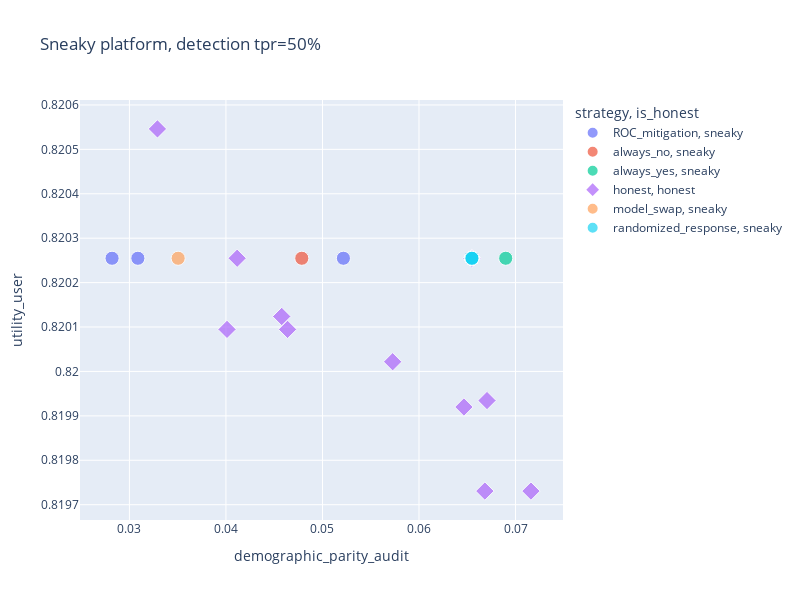

Write notebook code for a chart like this one.
### Code cell
fig = px.scatter(
    audit.filter(
        pl.col("detection_tnr") == 1.0,
        pl.col("detection_tpr") == 0.5,
    ).with_columns(
        is_honest=pl.when(pl.col("strategy") == "honest")
        .then("strategy")
        .otherwise(pl.lit("sneaky")),
        size=10,
    ),
    x="demographic_parity_audit",
    y="utility_user",
    color="strategy",
    symbol="is_honest",
    size="size",
    size_max=10,
    hover_data=["strategy_json", "model_json", "model_name"],
    category_orders={"strategy": audit["strategy"].unique().sort().to_list()},
    height=600,
    width=800,
    title="Sneaky platform, detection tpr=50%",
)
fig.show()

### Figure 1 — Plotly figure (JSON) as saved in the notebook; plotly's stock layout.template omitted (floating-point values rounded to 4 significant figures)
{"data": [{"customdata": [["{\"epsilon\":null,\"theta\":0.5}", "{\"epsilon\":null}", "unconstrained"], ["{\"epsilon\":null,\"theta\":0.6}", "{\"epsilon\":null}", "unconstrained"], ["{\"epsilon\":null,\"theta\":0.4666666666666667}", "{\"epsilon\":null}", "unconstrained"], ["{\"epsilon\":null,\"theta\":0.4}", "{\"epsilon\":null}", "unconstrained"], ["{\"epsilon\":null,\"theta\":0.36666666666666664}", "{\"epsilon\":null}", "unconstrained"], ["{\"epsilon\":null,\"theta\":0.43333333333333335}", "{\"epsilon\":null}", "unconstrained"], ["{\"epsilon\":null,\"theta\":0.3}", "{\"epsilon\":null}", "unconstrained"], ["{\"epsilon\":null,\"theta\":0.5333333333333333}", "{\"epsilon\":null}", "unconstrained"], ["{\"epsilon\":null,\"theta\":0.5666666666666667}", "{\"epsilon\":null}", "unconstrained"], ["{\"epsilon\":null,\"theta\":0.3333333333333333}", "{\"epsilon\":null}", "unconstrained"]], "hovertemplate": "strategy=ROC_mitigation<br>is_honest=sneaky<br>demographic_parity_audit=%{x}<br>utility_user=%{y}<br>size=%{marker.size}<br>strategy_json=%{customdata[0]}<br>model_json=%{customdata[1]}<br>model_name=%{customdata[2]}<extra></extra>", "legendgroup": "ROC_mitigation, sneaky", "marker": {"color": "#636efa", "size": [10, 10, 10, 10, 10, 10, 10, 10, 10, 10], "sizemode": "area", "sizeref": 0.1, "symbol": "circle"}, "mode": "markers", "name": "ROC_mitigation, sneaky", "orientation": "v", "showlegend": true, "type": "scatter", "x": [0.06548, 0.0282, 0.06548, 0.06548, 0.06548, 0.06548, 0.06548, 0.05217, 0.03088, 0.06548], "xaxis": "x", "y": [0.8203, 0.8203, 0.8203, 0.8203, 0.8203, 0.8203, 0.8203, 0.8203, 0.8203, 0.8203], "yaxis": "y"}, {"customdata": [["{\"epsilon\":null,\"theta\":null}", "{\"epsilon\":null}", "unconstrained"]], "hovertemplate": "strategy=always_no<br>is_honest=sneaky<br>demographic_parity_audit=%{x}<br>utility_user=%{y}<br>size=%{marker.size}<br>strategy_json=%{customdata[0]}<br>model_json=%{customdata[1]}<br>model_name=%{customdata[2]}<extra></extra>", "legendgroup": "always_no, sneaky", "marker": {"color": "#EF553B", "size": [10], "sizemode": "area", "sizeref": 0.1, "symbol": "circle"}, "mode": "markers", "name": "always_no, sneaky", "orientation": "v", "showlegend": true, "type": "scatter", "x": [0.04786], "xaxis": "x", "y": [0.8203], "yaxis": "y"}, {"customdata": [["{\"epsilon\":null,\"theta\":null}", "{\"epsilon\":null}", "unconstrained"]], "hovertemplate": "strategy=always_yes<br>is_honest=sneaky<br>demographic_parity_audit=%{x}<br>utility_user=%{y}<br>size=%{marker.size}<br>strategy_json=%{customdata[0]}<br>model_json=%{customdata[1]}<br>model_name=%{customdata[2]}<extra></extra>", "legendgroup": "always_yes, sneaky", "marker": {"color": "#00cc96", "size": [10], "sizemode": "area", "sizeref": 0.1, "symbol": "circle"}, "mode": "markers", "name": "always_yes, sneaky", "orientation": "v", "showlegend": true, "type": "scatter", "x": [0.06899], "xaxis": "x", "y": [0.8203], "yaxis": "y"}, {"customdata": [["{\"epsilon\":null,\"theta\":null}", "{\"epsilon\":0.001}", "exponentiated_gradient"], ["{\"epsilon\":null,\"theta\":null}", "{\"epsilon\":0.08900000000000001}", "exponentiated_gradient"], ["{\"epsilon\":null,\"theta\":null}", "{\"epsilon\":0.012}", "exponentiated_gradient"], ["{\"epsilon\":null,\"theta\":null}", "{\"epsilon\":0.1}", "exponentiated_gradient"], ["{\"epsilon\":null,\"theta\":null}", "{\"epsilon\":0.045000000000000005}", "exponentiated_gradient"], ["{\"epsilon\":null,\"theta\":null}", "{\"epsilon\":0.07800000000000001}", "exponentiated_gradient"], ["{\"epsilon\":null,\"theta\":null}", "{\"epsilon\":null}", "unconstrained"], ["{\"epsilon\":null,\"theta\":null}", "{\"epsilon\":0.067}", "exponentiated_gradient"], ["{\"epsilon\":null,\"theta\":null}", "{\"epsilon\":0.034}", "exponentiated_gradient"], ["{\"epsilon\":null,\"theta\":null}", "{\"epsilon\":0.023000000000000003}", "exponentiated_gradient"], ["{\"epsilon\":null,\"theta\":null}", "{\"epsilon\":0.05600000000000001}", "exponentiated_gradient"]], "hovertemplate": "strategy=honest<br>is_honest=honest<br>demographic_parity_audit=%{x}<br>utility_user=%{y}<br>size=%{marker.size}<br>strategy_json=%{customdata[0]}<br>model_json=%{customdata[1]}<br>model_name=%{customdata[2]}<extra></extra>", "legendgroup": "honest, honest", "marker": {"color": "#ab63fa", "size": [10, 10, 10, 10, 10, 10, 10, 10, 10, 10, 10], "sizemode": "area", "sizeref": 0.1, "symbol": "diamond"}, "mode": "markers", "name": "honest, honest", "orientation": "v", "showlegend": true, "type": "scatter", "x": [0.0329, 0.0716, 0.04116, 0.06682, 0.04638, 0.06705, 0.06548, 0.06466, 0.04578, 0.04011, 0.05727], "xaxis": "x", "y": [0.8205, 0.8197, 0.8203, 0.8197, 0.8201, 0.8199, 0.8203, 0.8199, 0.8201, 0.8201, 0.82], "yaxis": "y"}, {"customdata": [["{\"epsilon\":null,\"theta\":null}", "{\"epsilon\":null}", "unconstrained"]], "hovertemplate": "strategy=model_swap<br>is_honest=sneaky<br>demographic_parity_audit=%{x}<br>utility_user=%{y}<br>size=%{marker.size}<br>strategy_json=%{customdata[0]}<br>model_json=%{customdata[1]}<br>model_name=%{customdata[2]}<extra></extra>", "legendgroup": "model_swap, sneaky", "marker": {"color": "#FFA15A", "size": [10], "sizemode": "area", "sizeref": 0.1, "symbol": "circle"}, "mode": "markers", "name": "model_swap, sneaky", "orientation": "v", "showlegend": true, "type": "scatter", "x": [0.03505], "xaxis": "x", "y": [0.8203], "yaxis": "y"}, {"customdata": [["{\"epsilon\":8.0,\"theta\":null}", "{\"epsilon\":null}", "unconstrained"], ["{\"epsilon\":9.0,\"theta\":null}", "{\"epsilon\":null}", "unconstrained"], ["{\"epsilon\":3.0,\"theta\":null}", "{\"epsilon\":null}", "unconstrained"], ["{\"epsilon\":4.0,\"theta\":null}", "{\"epsilon\":null}", "unconstrained"], ["{\"epsilon\":7.0,\"theta\":null}", "{\"epsilon\":null}", "unconstrained"], ["{\"epsilon\":6.0,\"theta\":null}", "{\"epsilon\":null}", "unconstrained"], ["{\"epsilon\":10.0,\"theta\":null}", "{\"epsilon\":null}", "unconstrained"], ["{\"epsilon\":2.0,\"theta\":null}", "{\"epsilon\":null}", "unconstrained"], ["{\"epsilon\":1.0,\"theta\":null}", "{\"epsilon\":null}", "unconstrained"], ["{\"epsilon\":5.0,\"theta\":null}", "{\"epsilon\":null}", "unconstrained"]], "hovertemplate": "strategy=randomized_response<br>is_honest=sneaky<br>demographic_parity_audit=%{x}<br>utility_user=%{y}<br>size=%{marker.size}<br>strategy_json=%{customdata[0]}<br>model_json=%{customdata[1]}<br>model_name=%{customdata[2]}<extra></extra>", "legendgroup": "randomized_response, sneaky", "marker": {"color": "#19d3f3", "size": [10, 10, 10, 10, 10, 10, 10, 10, 10, 10], "sizemode": "area", "sizeref": 0.1, "symbol": "circle"}, "mode": "markers", "name": "randomized_response, sneaky", "orientation": "v", "showlegend": true, "type": "scatter", "x": [0.06548, 0.06548, 0.06548, 0.06548, 0.06548, 0.06548, 0.06548, 0.06548, 0.06548, 0.06548], "xaxis": "x", "y": [0.8203, 0.8203, 0.8203, 0.8203, 0.8203, 0.8203, 0.8203, 0.8203, 0.8203, 0.8203], "yaxis": "y"}], "layout": {"height": 600, "legend": {"itemsizing": "constant", "title": {"text": "strategy, is_honest"}, "tracegroupgap": 0}, "title": {"text": "Sneaky platform, detection tpr=50%"}, "width": 800, "xaxis": {"anchor": "y", "domain": [0, 1], "title": {"text": "demographic_parity_audit"}}, "yaxis": {"anchor": "x", "domain": [0, 1], "title": {"text": "utility_user"}}}}
